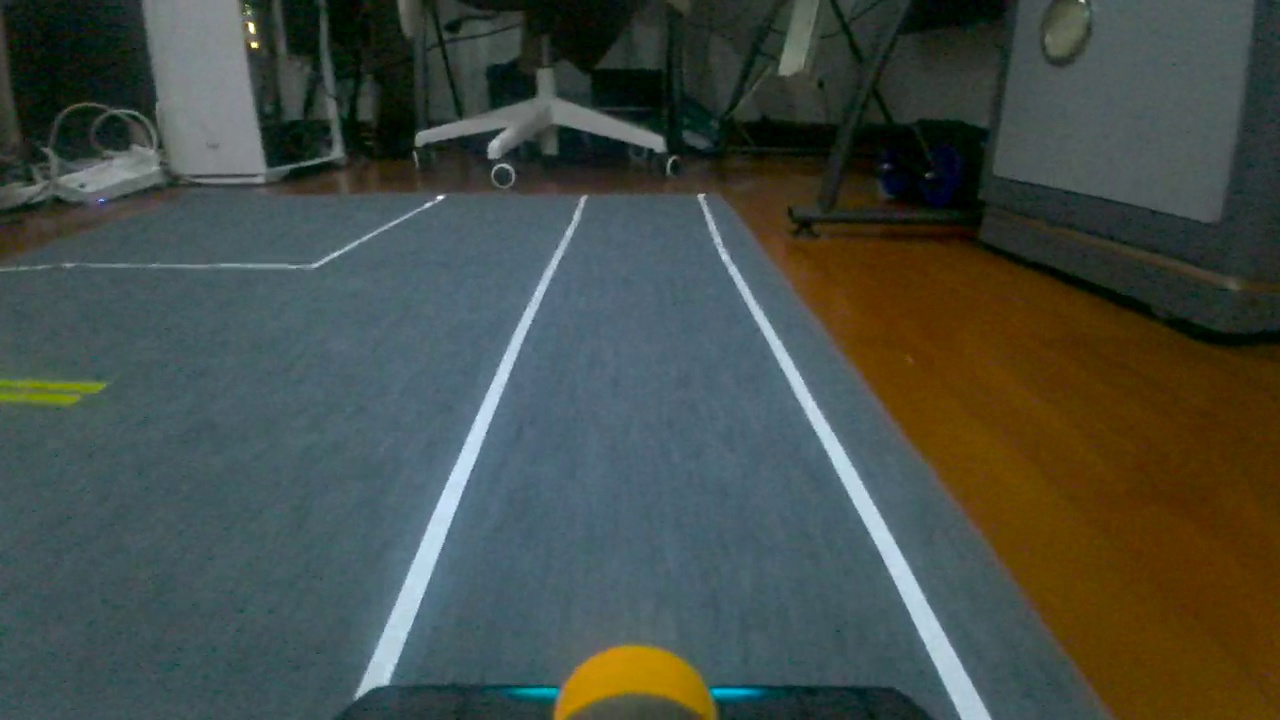
#> input picture train/images/66.jpg, 1280 x 720 px
$ python test_road_detection.py
#> lines starting #> are read from the running program, lines starting #| are printed output that depends on the picture; after the words box and inside, x2 and y2 are one past the last pixel; in counts of white or black regions, pixels touching at a corner belong together
#> further down, image is the input picture: shape (720, 1280, 3); mean B, G, R 69.7, 76.5, 68.3
### detection.py
import cv2
import numpy as np


def detect_road(image):
    # Define a threshold for how close the R, G, and B values must be
    threshold = 50

    # Find the gray regions
    gray_regions = np.abs(image[:,:,0] - image[:,:,1]) < threshold
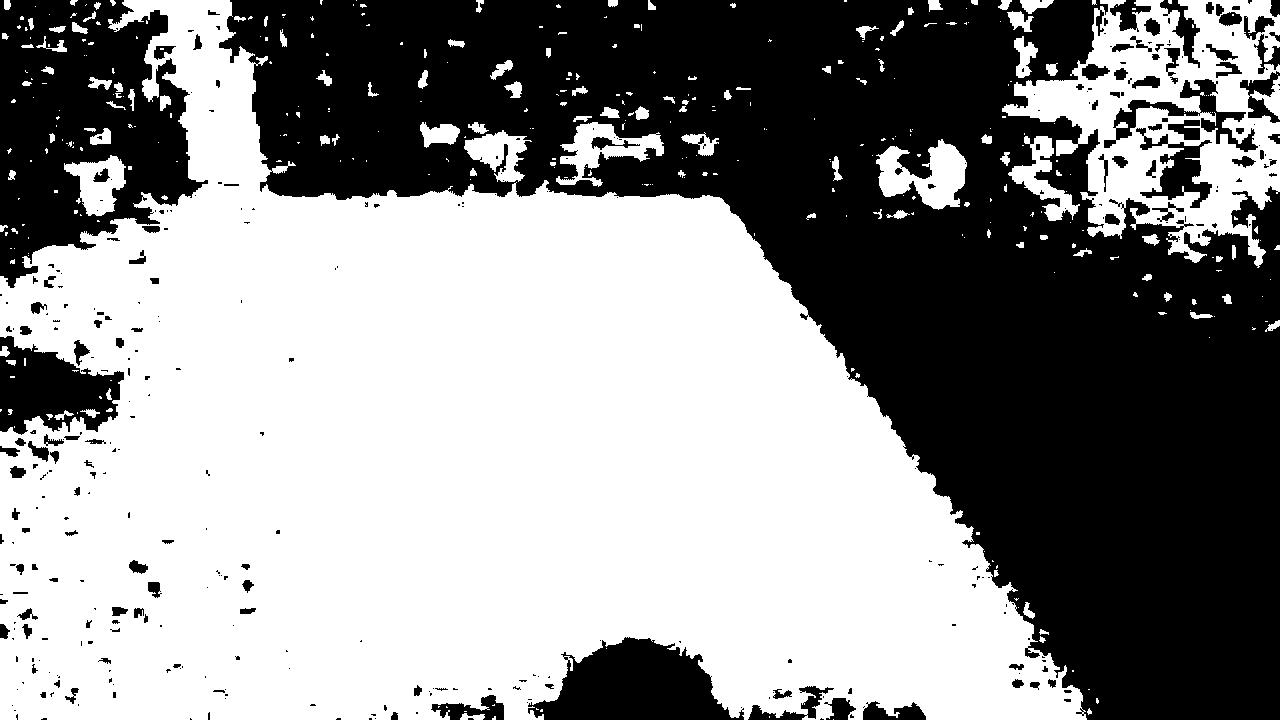
#> gray_regions: shape (720, 1280) bool; 55.9% white; 356 black regions (229 under 20 px), largest, box (x1, y1, x2, y2) and area: (219, 0, 1280, 720) 330111, (0, 0, 208, 288) 36504, (528, 637, 744, 720) 11218
    gray_regions &= np.abs(image[:,:,0] - image[:,:,2]) < threshold
    gray_regions &= np.abs(image[:,:,1] - image[:,:,2]) < threshold
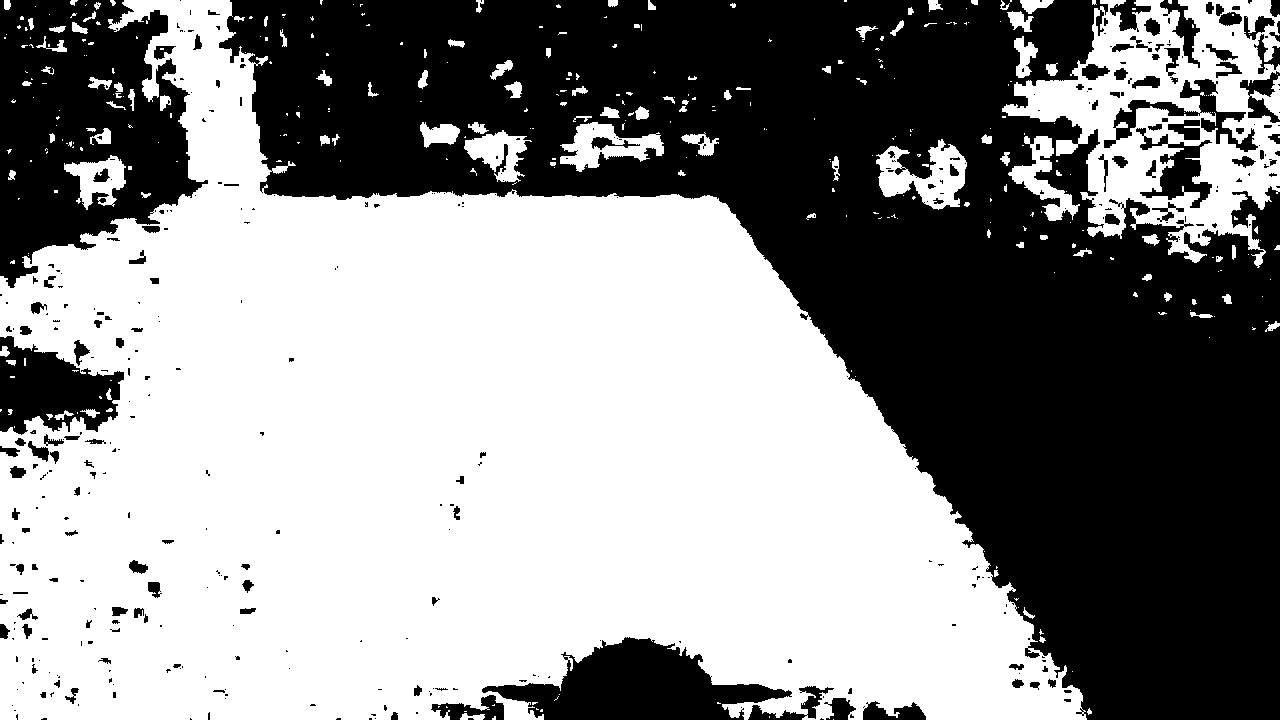
#> gray_regions: shape (720, 1280) bool; 55.3% white; 397 black regions (263 under 20 px), largest, box (x1, y1, x2, y2) and area: (219, 0, 1280, 720) 332322, (0, 0, 208, 288) 37340, (482, 637, 792, 720) 13449

    # Convert the boolean mask to uint8
    gray_regions_uint8 = (gray_regions * 255).astype(np.uint8)
#> gray_regions_uint8: shape (720, 1280); 55.3% white; 397 black regions (263 under 20 px)
    # 进行Canny边缘检测
    cv2.Canny(gray_regions_uint8, 100, 250)
    # 提取面积最大的轮廓并用四边形将轮廓包围
    contours, _ = cv2.findContours(gray_regions_uint8, cv2.RETR_EXTERNAL, cv2.CHAIN_APPROX_SIMPLE)
#> contours = 337 contours, 255 with area under 20; largest, box (x1, y1, x2, y2) and area: (0, 0, 1087, 720) 458118, (1002, 0, 1280, 268) 42007, (876, 139, 967, 210) 3302, (560, 122, 664, 172) 2486, (1008, 136, 1080, 221) 1826
    max_contour = max(contours, key=cv2.contourArea)
#> max_contour = contour of 2557 points, box (x1, y1, x2, y2) (0, 0, 1087, 720), area 458118
    epsilon = 0.02 * cv2.arcLength(max_contour, True)
#> epsilon = 125.1
    approx = cv2.approxPolyDP(max_contour, epsilon, True)
#> approx = [[108, 19], [0, 719], [1086, 719], [725, 203]]
    # 使用四边形创建roi
    mask = np.zeros_like(gray_regions_uint8)
    cv2.fillPoly(mask, [approx], 255)
#> mask: shape (720, 1280); 55.1% white; 1 black region, box (x1, y1, x2, y2) and area: (0, 0, 1280, 720) 414066

    # 在roi内识别道路边缘
    edges = cv2.Canny(image, 100, 250)
#> edges: shape (720, 1280); 0.75% white in thin lines or dots
    edges = cv2.bitwise_and(edges, mask)
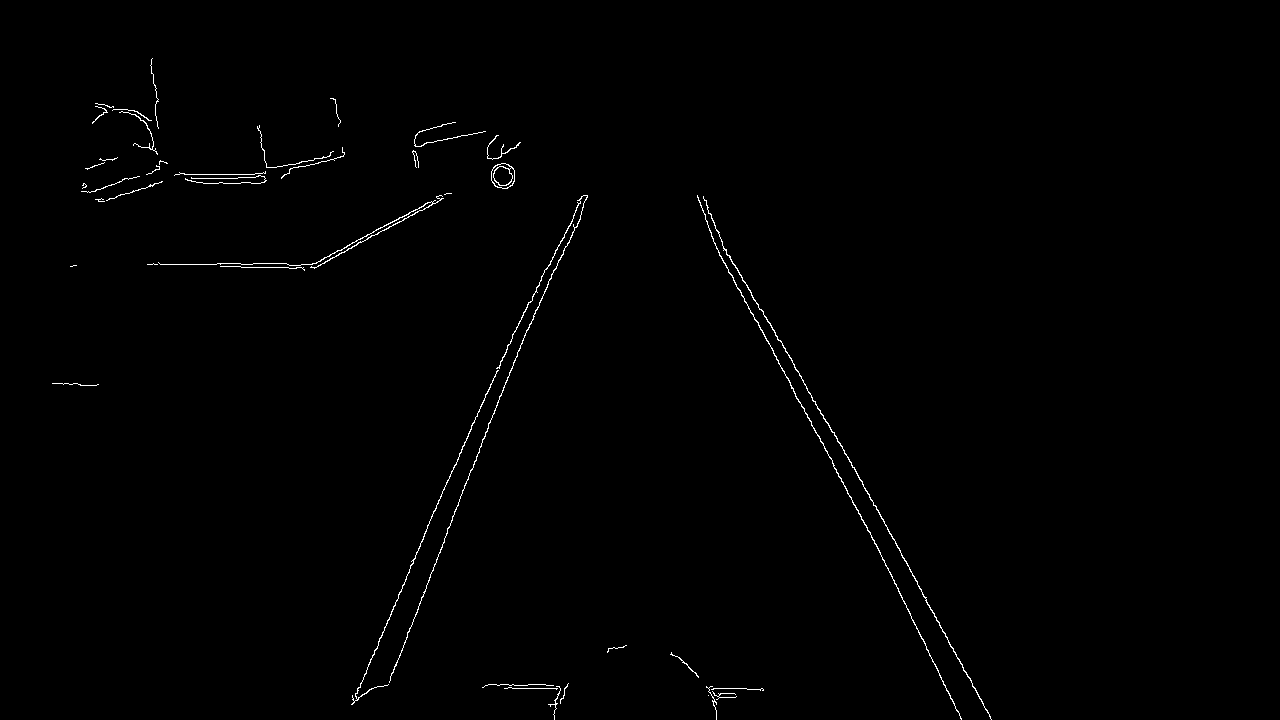
#> edges: shape (720, 1280); 0.59% white in thin lines or dots, all inside (x1, y1, x2, y2) = (52, 58, 992, 720)
    # 使用霍夫变换检测直线
    lines = cv2.HoughLinesP(edges, 1, np.pi/180, 50, minLineLength=50, maxLineGap=50)
#> lines = 28 rows, first 6: [396, 665, 517, 352], [712, 238, 902, 597], [828, 423, 988, 712], [352, 704, 472, 423], [753, 314, 884, 560], [918, 586, 991, 719]
    # only return lines detected in the road region
    return lines
# [15 lines that do not run on import are left out]

### test_road_detection.py
from detection import detect_road as rd
import cv2
import numpy as np
image = cv2.imread("train/images/66.jpg")
lines = rd(image)
# create a var img with same size as image
img = np.zeros_like(image)
for line in lines:
    x1, y1, x2, y2 = line[0]
    cv2.line(img, (x1, y1), (x2, y2), (255, 255, 255), 2)
#> this loop made 28 passes
#> (x1, y1, x2, y2) on passes 1 to 12: (396, 665, 517, 352), (712, 238, 902, 597), (828, 423, 988, 712), (352, 704, 472, 423), (753, 314, 884, 560), (918, 586, 991, 719), (313, 267, 507, 164), (702, 210, 794, 364), (304, 269, 504, 163), (515, 358, 587, 195), (496, 368, 584, 195), (870, 532, 961, 719)
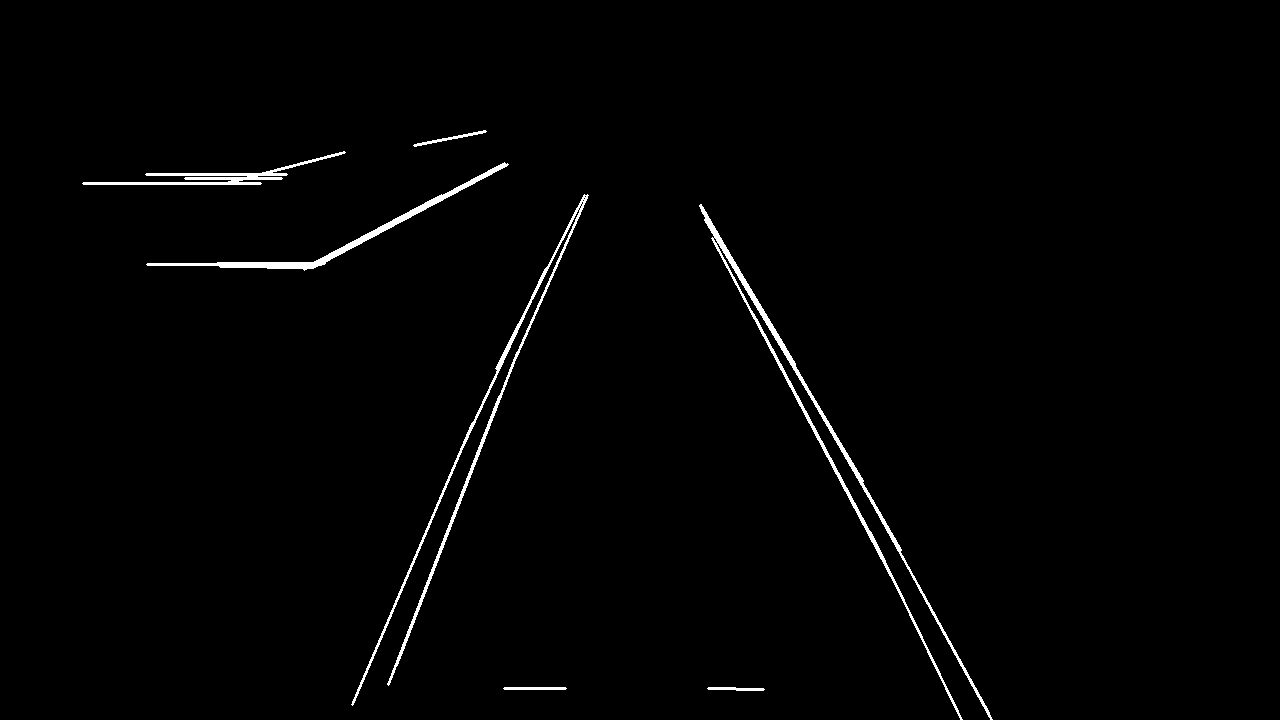
#> img: shape (720, 1280, 3); 1.2% white; 7 white regions, largest, box (x1, y1, x2, y2) and area: (699, 204, 993, 720) 4009, (351, 194, 589, 706) 3210, (146, 162, 509, 271) 2115
# Display the lines without image
cv2.imshow("Road Detection", img)
cv2.waitKey(0)
cv2.destroyAllWindows()

$ run again, with train/images/12.jpg copied over train/images/66.jpg
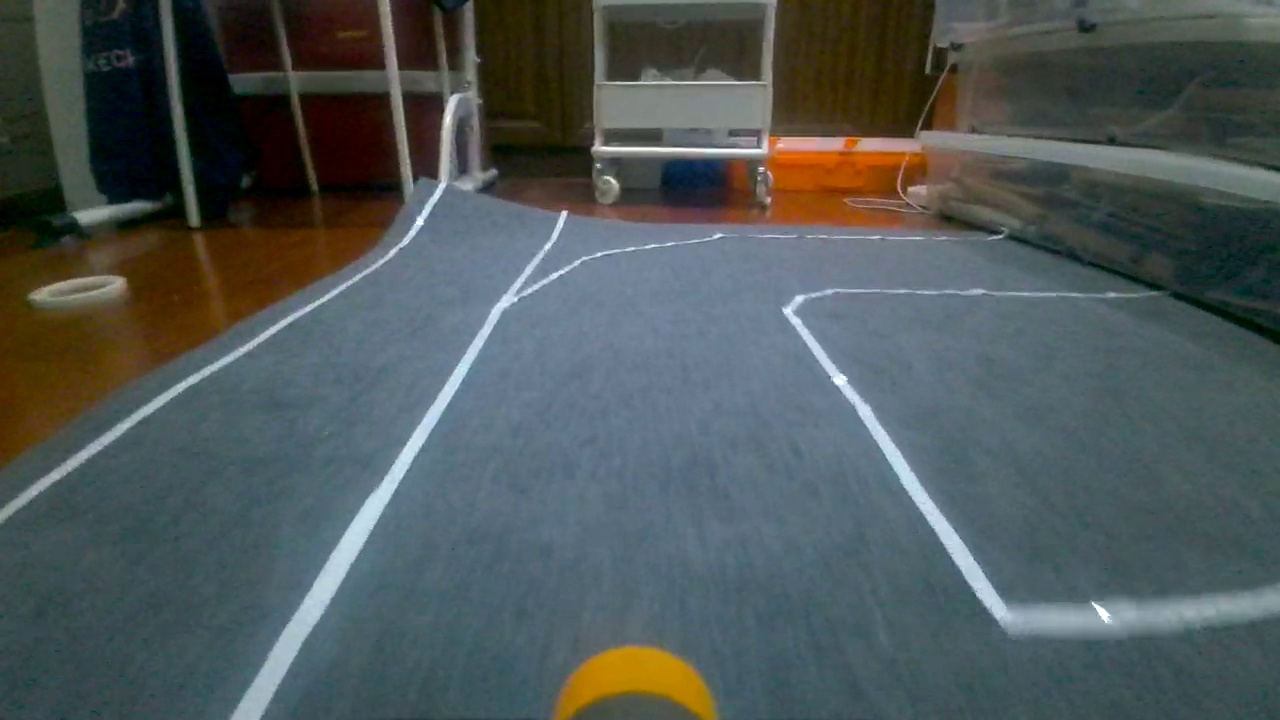
#> input picture train/images/12.jpg, 1280 x 720 px
#> image is the input picture: shape (720, 1280, 3); mean B, G, R 87.1, 87, 78.1
#> in detect_road, `gray_regions &= np.abs(image[:,:,1] - image[:,:,2]) < threshold`:
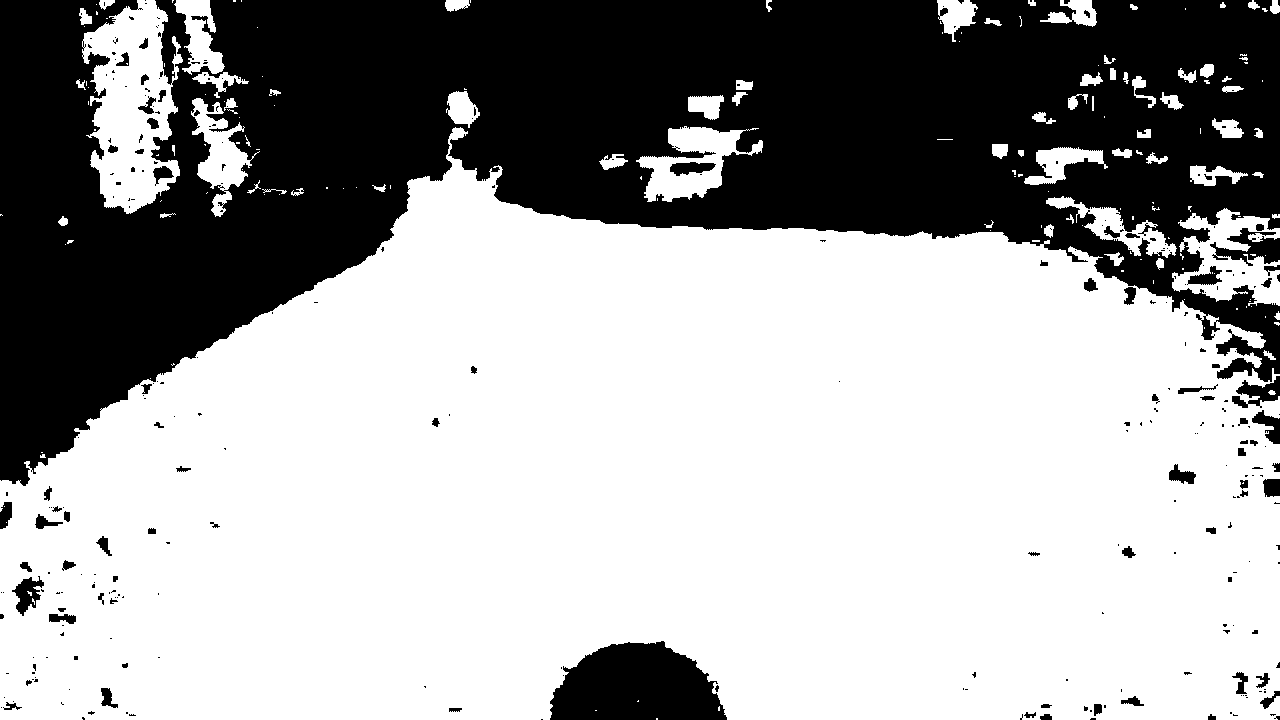
#> gray_regions: shape (720, 1280) bool; 64% white; 309 black regions (228 under 20 px), largest, box (x1, y1, x2, y2) and area: (0, 0, 1280, 486) 310943, (550, 641, 727, 720) 10549, (1210, 228, 1280, 266) 1257
#> gray_regions_uint8: shape (720, 1280); 64% white; 309 black regions (228 under 20 px)
#> contours = 167 contours, 111 with area under 20; largest, box (x1, y1, x2, y2) and area: (0, 127, 1280, 720) 551456, (82, 0, 183, 214) 13518, (1172, 208, 1280, 306) 5354, (636, 126, 763, 202) 4486, (191, 98, 260, 217) 2882
#> max_contour = contour of 1688 points, box (x1, y1, x2, y2) (0, 127, 1280, 720), area 551456
#> epsilon = 99.36
#> approx = [[0, 480], [0, 719], [1279, 715], [1262, 334], [460, 127]]
#> mask: shape (720, 1280); 63.5% white; 2 black regions, box (x1, y1, x2, y2) and area: (0, 0, 1280, 704) 333803, (160, 716, 1280, 720) 2560
#> in detect_road, `lines = cv2.HoughLinesP(edges, 1, np.pi/180, 50, minLineLength=50, max..`: lines = 42 rows, first 6: [261, 713, 563, 210], [377, 489, 504, 294], [827, 289, 1103, 293], [172, 396, 379, 266], [230, 718, 371, 492], [259, 718, 593, 161]
#> the loop `for line in lines:` made 42 passes
#> after the loop `for line in lines:`:
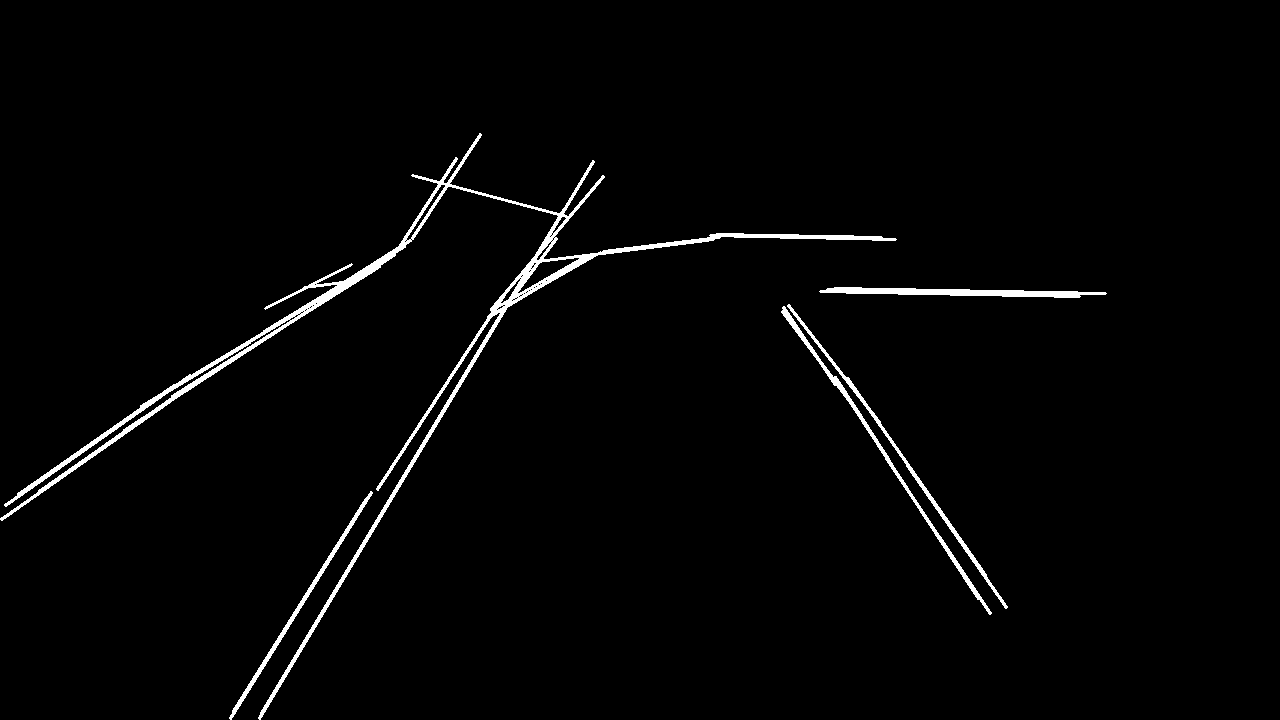
#> img: shape (720, 1280, 3); 1.9% white; 5 white regions, box (x1, y1, x2, y2) and area: (0, 133, 897, 720) 11873, (819, 287, 1107, 298) 1714, (781, 306, 992, 615) 1572, (787, 304, 1008, 609) 1399, (229, 491, 373, 720) 1152
